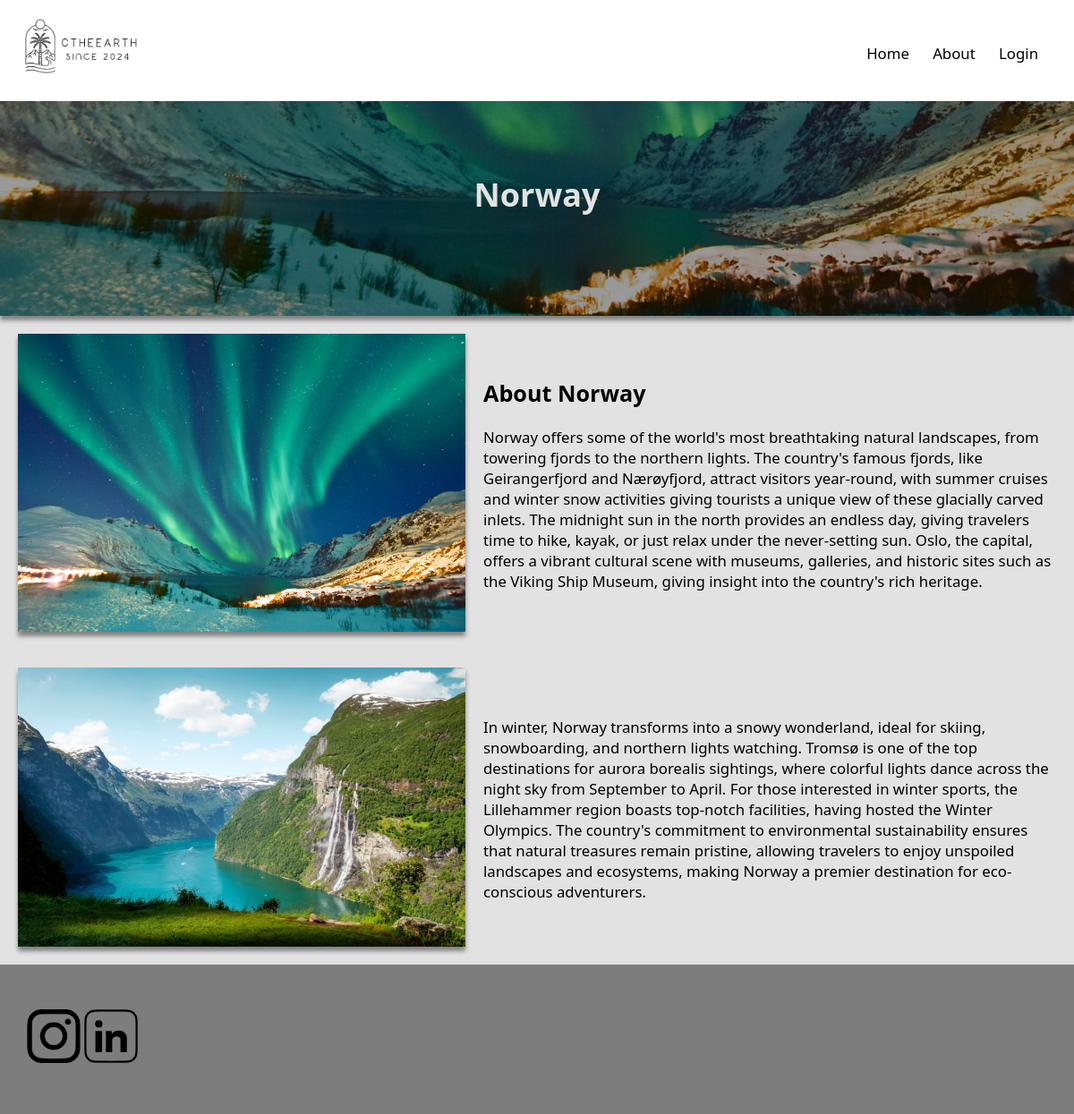
The app's page /pages/country.php?country=Norway with its own data.
### tables this page shows
CREATE TABLE cards (
    id INT AUTO_INCREMENT PRIMARY KEY,
    title VARCHAR(255) NOT NULL,
    description TEXT NOT NULL,
    image_path VARCHAR(255) NOT NULL,
    link VARCHAR(255) NOT NULL
);

CREATE TABLE cards_contents (
  id INT AUTO_INCREMENT PRIMARY KEY,
  card_id INT,
  section_title VARCHAR(255),
  section_content TEXT,
  image_path VARCHAR(255),
  FOREIGN KEY (card_id) REFERENCES cards(id)
);

### pages/country.php (the view, shortened to what this page needs)
<?php
$server = "localhost";
$username = "root";
$password = "";
$dbname = "pweb2";
$conn = new mysqli($server, $username, $password, $dbname);
$country = isset($_GET['country']) ? $_GET['country'] : 'Africa';
$query = "SELECT * FROM cards WHERE title = ?";
$stmt = $conn->prepare($query);
$stmt->bind_param('s', $country);
$stmt->execute();
$result = $stmt->get_result();
if ($result->num_rows > 0) {
    $countryData = $result->fetch_assoc();
    $countryName = $countryData['title'];
    $countryImage = $countryData['image_path'];
    $contentQuery = "SELECT * FROM cards_contents WHERE card_id = ?";
    $contentStmt = $conn->prepare($contentQuery);
    $contentStmt->bind_param('i', $countryData['id']);
    $contentStmt->execute();
    $contentResult = $contentStmt->get_result();
} else {
    echo "Country not found.";
    exit;
}
?>
<!DOCTYPE html>
<html lang="en">
<head>
    <link rel="stylesheet" href="../css/main.css" />
    <link rel="stylesheet" href="../css/country.css" />
</head>
<body>
    <header>
        <?php include '../php/navbar.php'; ?>
    </header>
    <section class="banner" style="background-image: url(<?php echo "../$countryImage"; ?>);">
        <section class="slide active">
            <h1><?php echo $countryName; ?></h1>
        </section>
    </section>
    <?php while ($content = $contentResult->fetch_assoc()): ?>
        <section>
            <div class="text-image-container">
                <?php if ($content['image_path']): ?>
                    <img src="<?php echo $content['image_path']; ?>" alt="Description of image" class="side-image" />
                <?php endif; ?>
                <div class="text-content">
                    <h2><?php echo $content['section_title']; ?></h2>
                    <p><?php echo $content['section_content']; ?></p>
                </div>
            </div>
        </section>
    <?php endwhile; ?>
    <footer>
    </footer>
</body>
</html>

### css/main.css (style rules this page uses)
body { background-color: white; color: black; margin: 0; padding: 0; font-family: "Segoe UI", Tahoma, Geneva, Verdana, sans-serif; font-size: x-large; }
header { display: flex; align-items: center; justify-content: space-between; padding: 20px; }
.banner { background-repeat: no-repeat; background-position: 50% 90%; box-shadow: 0 5px 5px grey; position: relative; overflow: hidden; height: 200px; padding: 20px; transition: background-image 0.5s ease-in-out; }
.banner::before { background-color: rgba(0, 0, 0, 0.4); content: ""; position: absolute; top: 0; left: 0; width: 100%; height: 100%; z-index: 1; }
.slide { display: none; position: relative; background: none; max-width: 1760px; margin: 0 auto; padding: 0px 50px; z-index: 3; }
.slide.active { display: block; }
.slide > * { width: 25%; margin-left: auto; margin-right: 20px; color: #e2e2e2; text-align: right; font-size: 0.8em; }
section { background-color: #e2e2e2; height: auto; padding: 20px; }
footer { background-color: #7d7d7d; padding: 50px 30px; }

### css/country.css (style rules this page uses)
.text-image-container { display: flex; align-items: center; gap: 20px; }
.slide > * { width: 100%; margin: auto; margin-top: 60px; text-align: center; font-size: 1.5em; }
.side-image { width: 500px; height: auto; opacity: 1; box-shadow: 0 5px 5px grey; }
.text-content { max-width: 1500px; font-size: 0.7em; }

### records on screen
cards: image_path (picture), title "Norway"
cards_contents: image_path (picture), section_title "About Norway", section_content "Norway offers some of the world's most breathtaking natural landscapes, from towering fjords to the northern lights. The country's famous fjords, like Geirangerfjord and Nærøyfjord, attract visitors year-round, with summer cruises and winter snow activities giving tourists a unique view of these glacially carved inlets. The midnight sun in the north provides an endless day, giving travelers time to hike, kayak, or just relax under the never-setting sun. Oslo, the capital, offers a vibrant cultural scene with museums, galleries, and historic sites such as the Viking Ship Museum, giving insight into the country's rich heritage."
cards_contents: image_path (picture), section_content "In winter, Norway transforms into a snowy wonderland, ideal for skiing, snowboarding, and northern lights watching. Tromsø is one of the top destinations for aurora borealis sightings, where colorful lights dance across the night sky from September to April. For those interested in winter sports, the Lillehammer region boasts top-notch facilities, having hosted the Winter Olympics. The country's commitment to environmental sustainability ensures that natural treasures remain pristine, allowing travelers to enjoy unspoiled landscapes and ecosystems, making Norway a premier destination for eco-conscious adventurers."
